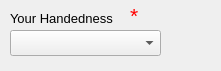
     <widget class="QWidget" name="demo_widget_handed" native="true">
      <property name="geometry">
       <rect>
        <x>30</x>
        <y>390</y>
        <width>221</width>
        <height>71</height>
       </rect>
      </property>
      <property name="font">
       <font>
        <pointsize>10</pointsize>
       </font>
      </property>
      <widget class="QLabel" name="demo_text_handedness">
       <property name="geometry">
        <rect>
         <x>10</x>
         <y>10</y>
         <width>121</width>
         <height>16</height>
        </rect>
       </property>
       <property name="font">
        <font>
         <family>Arial</family>
         <pointsize>10</pointsize>
        </font>
       </property>
       <property name="text">
        <string>Your Handedness</string>
       </property>
      </widget>
      <widget class="QComboBox" name="demo_box_handedness">
       <property name="geometry">
        <rect>
         <x>10</x>
         <y>30</y>
         <width>151</width>
         <height>26</height>
        </rect>
       </property>
       <property name="font">
        <font>
         <pointsize>10</pointsize>
        </font>
       </property>
       <item>
        <property name="text">
         <string/>
        </property>
       </item>
       <item>
        <property name="text">
         <string>Right-handed</string>
        </property>
       </item>
       <item>
        <property name="text">
         <string>Left-handed</string>
        </property>
       </item>
       <item>
        <property name="text">
         <string>Ambidextrous</string>
        </property>
       </item>
      </widget>
      <widget class="QLabel" name="demo_error_handedness">
       <property name="geometry">
        <rect>
         <x>130</x>
         <y>0</y>
         <width>41</width>
         <height>31</height>
        </rect>
       </property>
       <property name="palette">
        <palette>
         <active>
          <colorrole role="WindowText">
           <brush brushstyle="SolidPattern">
            <color alpha="255">
             <red>255</red>
             <green>0</green>
             <blue>0</blue>
            </color>
           </brush>
          </colorrole>
         </active>
         <inactive>
          <colorrole role="WindowText">
           <brush brushstyle="SolidPattern">
            <color alpha="255">
             <red>255</red>
             <green>0</green>
             <blue>0</blue>
            </color>
           </brush>
          </colorrole>
         </inactive>
         <disabled>
          <colorrole role="WindowText">
           <brush brushstyle="SolidPattern">
            <color alpha="255">
             <red>69</red>
             <green>69</green>
             <blue>69</blue>
            </color>
           </brush>
          </colorrole>
         </disabled>
        </palette>
       </property>
       <property name="font">
        <font>
         <family>Arial</family>
         <pointsize>16</pointsize>
        </font>
       </property>
       <property name="text">
        <string>*</string>
       </property>
      </widget>
     </widget>
